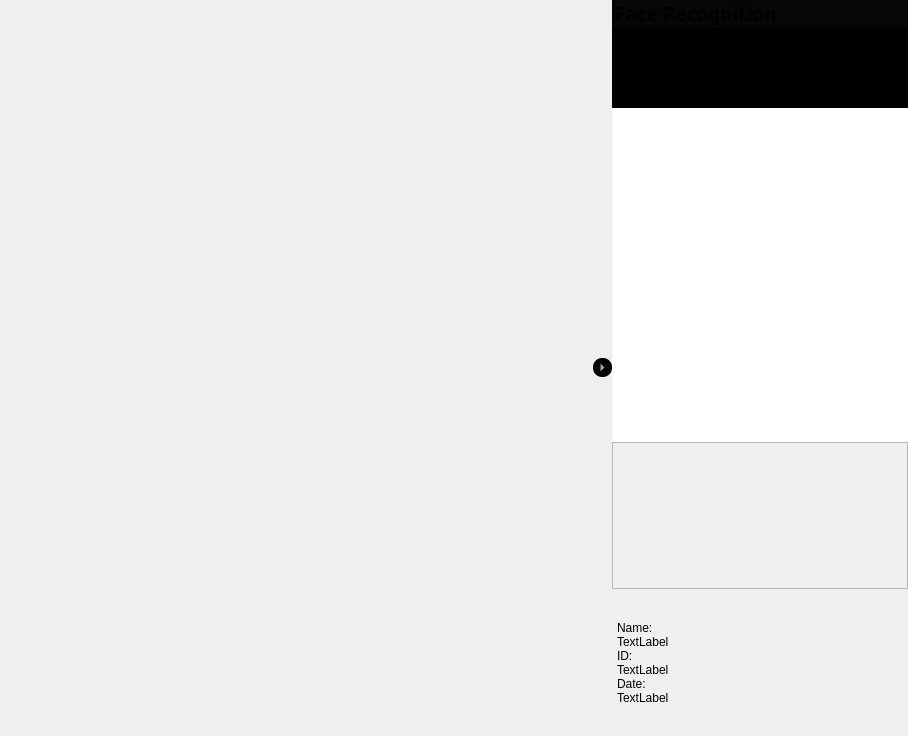
<?xml version="1.0" encoding="UTF-8"?>
<ui version="4.0">
 <class>Index_UI</class>
 <widget class="QMainWindow" name="Index_UI">
  <property name="geometry">
   <rect>
    <x>0</x>
    <y>0</y>
    <width>908</width>
    <height>736</height>
   </rect>
  </property>
  <property name="windowTitle">
   <string>MainWindow</string>
  </property>
  <widget class="QWidget" name="centralwidget">
   <layout class="QHBoxLayout" name="horizontalLayout_2">
    <property name="spacing">
     <number>0</number>
    </property>
    <property name="leftMargin">
     <number>0</number>
    </property>
    <property name="topMargin">
     <number>0</number>
    </property>
    <property name="rightMargin">
     <number>0</number>
    </property>
    <property name="bottomMargin">
     <number>0</number>
    </property>
    <item>
     <layout class="QHBoxLayout" name="main_layout" stretch="8,0,4">
      <property name="spacing">
       <number>0</number>
      </property>
      <item>
       <widget class="QLabel" name="frame">
        <property name="sizePolicy">
         <sizepolicy hsizetype="Expanding" vsizetype="Expanding">
          <horstretch>0</horstretch>
          <verstretch>0</verstretch>
         </sizepolicy>
        </property>
        <property name="text">
         <string/>
        </property>
       </widget>
      </item>
      <item>
       <widget class="QToolButton" name="show_hide">
        <property name="styleSheet">
         <string notr="true">border-radius:9px;
border:1px;
background-color:black;
color:white;</string>
        </property>
        <property name="text">
         <string>...</string>
        </property>
        <property name="shortcut">
         <string>F1</string>
        </property>
        <property name="popupMode">
         <enum>QToolButton::DelayedPopup</enum>
        </property>
        <property name="toolButtonStyle">
         <enum>Qt::ToolButtonIconOnly</enum>
        </property>
        <property name="autoRaise">
         <bool>false</bool>
        </property>
        <property name="arrowType">
         <enum>Qt::RightArrow</enum>
        </property>
       </widget>
      </item>
      <item>
       <layout class="QGridLayout" name="menu_layout" rowstretch="3,1,1" columnstretch="0,0">
        <property name="spacing">
         <number>0</number>
        </property>
        <item row="0" column="1">
         <widget class="QTreeWidget" name="menu">
          <property name="sizePolicy">
           <sizepolicy hsizetype="Preferred" vsizetype="Expanding">
            <horstretch>0</horstretch>
            <verstretch>0</verstretch>
           </sizepolicy>
          </property>
          <property name="autoFillBackground">
           <bool>true</bool>
          </property>
          <property name="styleSheet">
           <string notr="true"/>
          </property>
          <property name="frameShape">
           <enum>QFrame::NoFrame</enum>
          </property>
          <property name="frameShadow">
           <enum>QFrame::Plain</enum>
          </property>
          <property name="lineWidth">
           <number>1</number>
          </property>
          <property name="autoScroll">
           <bool>false</bool>
          </property>
          <property name="tabKeyNavigation">
           <bool>false</bool>
          </property>
          <property name="showDropIndicator" stdset="0">
           <bool>true</bool>
          </property>
          <property name="alternatingRowColors">
           <bool>true</bool>
          </property>
          <property name="selectionMode">
           <enum>QAbstractItemView::ExtendedSelection</enum>
          </property>
          <property name="textElideMode">
           <enum>Qt::ElideRight</enum>
          </property>
          <property name="autoExpandDelay">
           <number>1</number>
          </property>
          <property name="rootIsDecorated">
           <bool>false</bool>
          </property>
          <property name="itemsExpandable">
           <bool>true</bool>
          </property>
          <property name="animated">
           <bool>true</bool>
          </property>
          <property name="allColumnsShowFocus">
           <bool>true</bool>
          </property>
          <property name="headerHidden">
           <bool>true</bool>
          </property>
          <column>
           <property name="text">
            <string>menu</string>
           </property>
          </column>
          <item>
           <property name="text">
            <string>Face Recognition</string>
           </property>
           <property name="font">
            <font>
             <family>Waree</family>
             <pointsize>14</pointsize>
             <weight>75</weight>
             <bold>true</bold>
            </font>
           </property>
           <property name="background">
            <brush brushstyle="SolidPattern">
             <color alpha="255">
              <red>6</red>
              <green>6</green>
              <blue>6</blue>
             </color>
            </brush>
           </property>
           <property name="foreground">
            <brush brushstyle="NoBrush">
             <color alpha="255">
              <red>249</red>
              <green>249</green>
              <blue>249</blue>
             </color>
            </brush>
           </property>
           <item>
            <property name="text">
             <string>人脸检测</string>
            </property>
            <property name="font">
             <font>
              <pointsize>12</pointsize>
              <italic>true</italic>
             </font>
            </property>
           </item>
           <item>
            <property name="text">
             <string>人脸识别</string>
            </property>
            <property name="font">
             <font>
              <pointsize>12</pointsize>
              <italic>true</italic>
             </font>
            </property>
           </item>
           <item>
            <property name="text">
             <string>人脸考勤</string>
            </property>
            <property name="font">
             <font>
              <pointsize>12</pointsize>
              <italic>true</italic>
             </font>
            </property>
           </item>
           <item>
            <property name="text">
             <string>人脸检索</string>
            </property>
            <property name="font">
             <font>
              <pointsize>12</pointsize>
              <italic>true</italic>
             </font>
            </property>
           </item>
           <item>
            <property name="text">
             <string>单脸注册</string>
            </property>
            <property name="font">
             <font>
              <pointsize>12</pointsize>
              <italic>true</italic>
             </font>
            </property>
           </item>
           <item>
            <property name="text">
             <string>多脸注册</string>
            </property>
            <property name="font">
             <font>
              <pointsize>12</pointsize>
              <italic>true</italic>
             </font>
            </property>
           </item>
           <item>
            <property name="text">
             <string>身份证注册</string>
            </property>
            <property name="font">
             <font>
              <pointsize>12</pointsize>
              <italic>true</italic>
             </font>
            </property>
           </item>
          </item>
          <item>
           <property name="text">
            <string>Speech Interaction</string>
           </property>
           <property name="font">
            <font>
             <family>Waree</family>
             <pointsize>14</pointsize>
             <weight>75</weight>
             <bold>true</bold>
            </font>
           </property>
           <property name="background">
            <brush brushstyle="SolidPattern">
             <color alpha="255">
              <red>0</red>
              <green>0</green>
              <blue>0</blue>
             </color>
            </brush>
           </property>
           <property name="foreground">
            <brush brushstyle="NoBrush">
             <color alpha="255">
              <red>245</red>
              <green>245</green>
              <blue>245</blue>
             </color>
            </brush>
           </property>
           <item>
            <property name="text">
             <string>语音识别</string>
            </property>
            <property name="font">
             <font>
              <pointsize>12</pointsize>
              <italic>true</italic>
             </font>
            </property>
           </item>
           <item>
            <property name="text">
             <string>语音检索</string>
            </property>
            <property name="font">
             <font>
              <pointsize>12</pointsize>
              <italic>true</italic>
             </font>
            </property>
           </item>
           <item>
            <property name="text">
             <string>语音考勤</string>
            </property>
            <property name="font">
             <font>
              <pointsize>12</pointsize>
              <italic>true</italic>
             </font>
            </property>
           </item>
           <item>
            <property name="text">
             <string>语音注册</string>
            </property>
            <property name="font">
             <font>
              <pointsize>12</pointsize>
              <italic>true</italic>
             </font>
            </property>
           </item>
          </item>
          <item>
           <property name="text">
            <string>Data Management</string>
           </property>
           <property name="font">
            <font>
             <family>Waree</family>
             <pointsize>14</pointsize>
             <weight>75</weight>
             <bold>true</bold>
            </font>
           </property>
           <property name="background">
            <brush brushstyle="SolidPattern">
             <color alpha="255">
              <red>0</red>
              <green>0</green>
              <blue>0</blue>
             </color>
            </brush>
           </property>
           <property name="foreground">
            <brush brushstyle="NoBrush">
             <color alpha="255">
              <red>248</red>
              <green>248</green>
              <blue>248</blue>
             </color>
            </brush>
           </property>
           <item>
            <property name="text">
             <string>数据导出</string>
            </property>
            <property name="font">
             <font>
              <pointsize>12</pointsize>
              <italic>true</italic>
             </font>
            </property>
           </item>
           <item>
            <property name="text">
             <string>数据导入</string>
            </property>
            <property name="font">
             <font>
              <pointsize>12</pointsize>
              <italic>true</italic>
             </font>
            </property>
           </item>
           <item>
            <property name="text">
             <string>统计查看</string>
            </property>
            <property name="font">
             <font>
              <pointsize>12</pointsize>
              <italic>true</italic>
             </font>
            </property>
           </item>
          </item>
          <item>
           <property name="text">
            <string>System Option</string>
           </property>
           <property name="font">
            <font>
             <family>Waree</family>
             <pointsize>14</pointsize>
             <weight>75</weight>
             <bold>true</bold>
            </font>
           </property>
           <property name="background">
            <brush brushstyle="SolidPattern">
             <color alpha="255">
              <red>0</red>
              <green>0</green>
              <blue>0</blue>
             </color>
            </brush>
           </property>
           <property name="foreground">
            <brush brushstyle="NoBrush">
             <color alpha="255">
              <red>250</red>
              <green>250</green>
              <blue>250</blue>
             </color>
            </brush>
           </property>
           <item>
            <property name="text">
             <string>参数配置</string>
            </property>
            <property name="font">
             <font>
              <pointsize>12</pointsize>
              <italic>true</italic>
             </font>
            </property>
           </item>
           <item>
            <property name="text">
             <string>模型性能可视化</string>
            </property>
           </item>
          </item>
         </widget>
        </item>
        <item row="2" column="1">
         <layout class="QFormLayout" name="item_list">
          <property name="fieldGrowthPolicy">
           <enum>QFormLayout::AllNonFixedFieldsGrow</enum>
          </property>
          <property name="rowWrapPolicy">
           <enum>QFormLayout::WrapAllRows</enum>
          </property>
          <property name="labelAlignment">
           <set>Qt::AlignCenter</set>
          </property>
          <property name="formAlignment">
           <set>Qt::AlignCenter</set>
          </property>
          <property name="leftMargin">
           <number>5</number>
          </property>
          <property name="topMargin">
           <number>5</number>
          </property>
          <property name="rightMargin">
           <number>5</number>
          </property>
          <property name="bottomMargin">
           <number>5</number>
          </property>
          <item row="0" column="0">
           <widget class="QLabel" name="nameLabel">
            <property name="text">
             <string>Name:</string>
            </property>
           </widget>
          </item>
          <item row="1" column="0">
           <widget class="QLabel" name="iDLabel">
            <property name="text">
             <string>ID:</string>
            </property>
           </widget>
          </item>
          <item row="2" column="0">
           <widget class="QLabel" name="dateLabel">
            <property name="text">
             <string>Date:</string>
            </property>
           </widget>
          </item>
          <item row="0" column="1">
           <widget class="QLabel" name="name">
            <property name="text">
             <string>TextLabel</string>
            </property>
           </widget>
          </item>
          <item row="1" column="1">
           <widget class="QLabel" name="id_num">
            <property name="text">
             <string>TextLabel</string>
            </property>
           </widget>
          </item>
          <item row="2" column="1">
           <widget class="QLabel" name="date">
            <property name="text">
             <string>TextLabel</string>
            </property>
           </widget>
          </item>
         </layout>
        </item>
        <item row="1" column="1">
         <widget class="QLabel" name="status">
          <property name="sizePolicy">
           <sizepolicy hsizetype="Preferred" vsizetype="Expanding">
            <horstretch>0</horstretch>
            <verstretch>0</verstretch>
           </sizepolicy>
          </property>
          <property name="font">
           <font>
            <pointsize>36</pointsize>
           </font>
          </property>
          <property name="frameShape">
           <enum>QFrame::StyledPanel</enum>
          </property>
          <property name="text">
           <string/>
          </property>
          <property name="alignment">
           <set>Qt::AlignCenter</set>
          </property>
         </widget>
        </item>
       </layout>
      </item>
     </layout>
    </item>
   </layout>
  </widget>
 </widget>
 <resources/>
 <connections/>
</ui>
